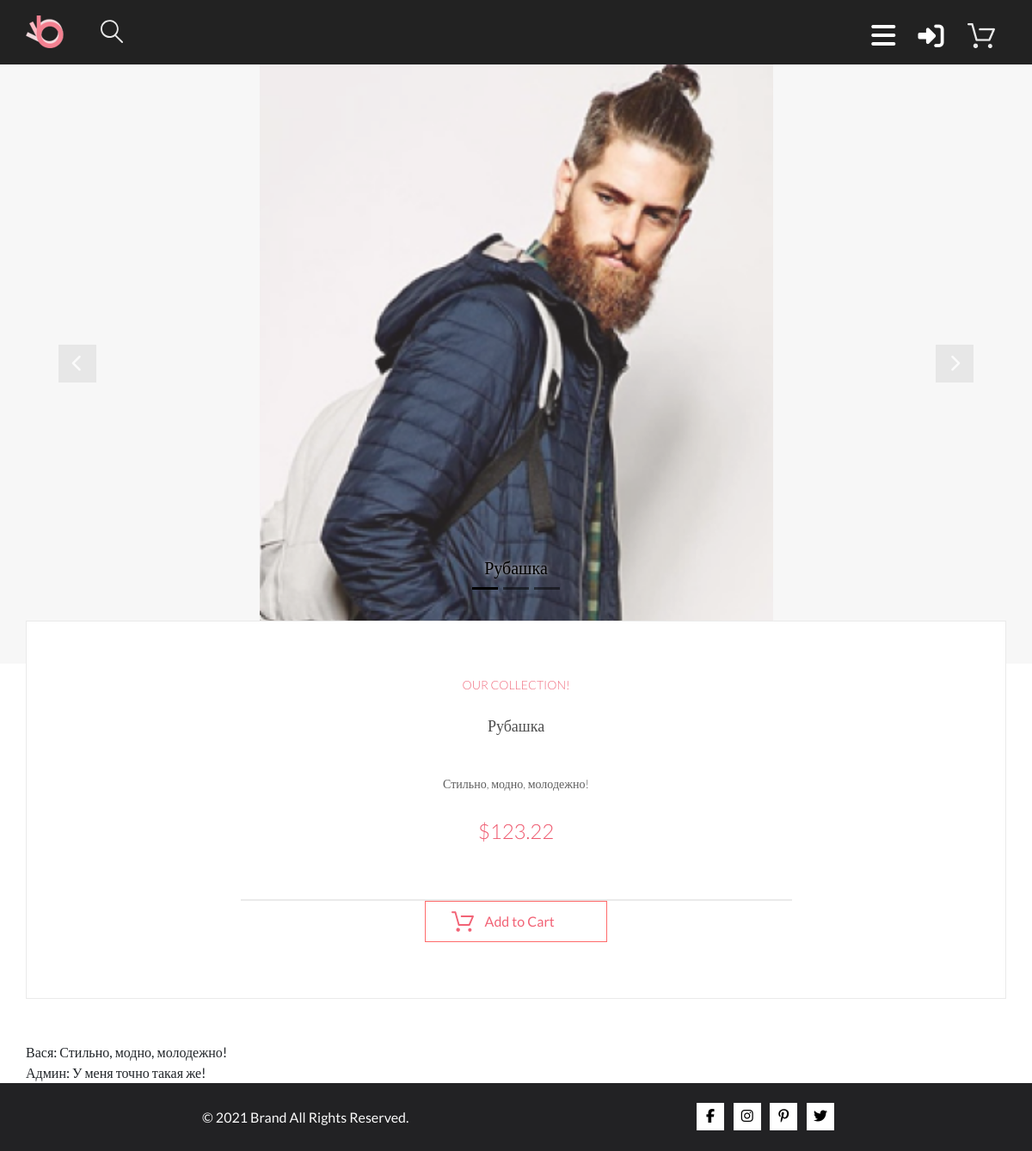
Screenshot of /product.php?id=1 with the database file from the repository.
### tables this page shows
CREATE TABLE `products` (
  `id` int(11) NOT NULL AUTO_INCREMENT,
  `img` varchar(255) NOT NULL,
  `title` varchar(255) NOT NULL,
  `description` mediumtext NOT NULL,
  `price` decimal(10,2) NOT NULL,
  PRIMARY KEY (`id`)
);

CREATE TABLE `comments` (
  `id` int(11) NOT NULL AUTO_INCREMENT,
  `name` varchar(255) NOT NULL,
  `text` tinytext NOT NULL,
  `product_id` int(11) NOT NULL,
  PRIMARY KEY (`id`),
  KEY `id_prod_from_prod_tbl_idx` (`product_id`),
  CONSTRAINT `id_prod_from_prod_tbl` FOREIGN KEY (`product_id`) REFERENCES `products` (`id`)
);

### product.php (the view, shortened to what this page needs)
<?php
$db = getDb();
$id = (int)$_GET['id'];
$productEntity = mysqli_query($db, "SELECT * FROM products where products.id = {$id}");
$feedbacks = mysqli_query($db, "SELECT * FROM comments where product_id = {$id}");
$product = ($productEntity) ? mysqli_fetch_assoc($productEntity) : null;
?>
<!doctype html>
<html lang="en">
<head>
    <link href="https://cdn.jsdelivr.net/npm/bootstrap@5.0.0-beta1/dist/css/bootstrap.min.css" rel="stylesheet">
    <link rel="stylesheet" href="style.css">
</head>
<body>
<div class="container">
    <header>
        <?php include 'templates/header.php' ?>
    </header>
    <section class="top__">
        <div id="carouselExampleDark" class="carousel carousel-dark slide" data-bs-ride="carousel">
            <ol class="carousel-indicators">
                <li data-bs-target="#carouselExampleDark" data-bs-slide-to="0" class="active"></li>
                <li data-bs-target="#carouselExampleDark" data-bs-slide-to="1"></li>
                <li data-bs-target="#carouselExampleDark" data-bs-slide-to="2"></li>
            </ol>
            <div class="carousel-inner">
                <div class="carousel-item active" data-bs-interval="10000">
                    <div class="carousel__item d-flex justify-content-center">
                        <img src="<?= SRC . $product['img'] ?>" class="d-block w-100" alt="...">
                        <div class="carousel-caption d-md-block">
                            <h5><?= $product['title'] ?></h5>
                        </div>
                    </div>
                </div>
            </div>
            <a class="carousel-control-prev" href="#carouselExampleDark" role="button" data-bs-slide="prev">
                <div class="arrow_left">
                    <i class="fas fa-chevron-left chevron"></i>
                </div>
            </a>
            <a class="carousel-control-next" href="#carouselExampleDark" role="button" data-bs-slide="next">
                <div class="arrow_right">
                    <i class="fas fa-chevron-right chevron"></i>
                </div>
            </a>
        </div>
    </section>
    <section class="custom_prod">
        <?php if ($product != null): ?>
            <div class="wrapper">
                <div class="custom_prod_desc">
                    <h5>OUR COLLECTION!</h5>
                    <h4><?= $product['title'] ?></h4>
                    <p class="custom_prod_desc_p"><?= $product['description'] ?> </p>
                    <p class="custom_prod_desc_price">$<?= $product['price'] ?></p>
                    <div class="delimeter"></div>
                    <div class="order__button">
                        <a href="?action=buy&id=<?= $product['id'] ?>">
                            <div class="add_to_card_block_prod_page">
                                <p class="order__button_p">Add to Cart</p>
                            </div>
                        </a>
                    </div>
                </div>
                <?php foreach ($feedbacks as $feedback) : ?>
                    <div class="feedback">
                        <p><?= $feedback['name'] ?>: <span><?= $feedback['text'] ?></span></p>
                    </div>
                <?php endforeach; ?>
            </div>
        <?php endif; ?>
    </section>
    <footer>
        <?php include 'templates/footer.php' ?>
    </footer>
</div>
</body>
</html>

### style.css (style rules this page uses)
* { margin: 0; padding: 0; -webkit-box-sizing: border-box; box-sizing: border-box; }
p { margin-bottom: 0; }
h1, h2, h3, h4, h5 { margin-bottom: 0; }
a, a:hover { text-decoration: none; color: inherit; }
body { margin: 0 auto; font-family: Lato, serif; font-style: normal; font-weight: normal; overflow: overlay; }
.container { max-width: 1600px; width: 100%; margin: 0 auto; padding: 0; }
header { position: relative; height: 75px; background: #222222; }
footer { height: 79px; background: #222224; display: -webkit-box; display: -ms-flexbox; display: flex; -webkit-box-orient: horizontal; -webkit-box-direction: normal; -ms-flex-direction: row; flex-direction: row; -ms-flex-pack: distribute; justify-content: space-around; -webkit-box-align: center; -ms-flex-align: center; align-items: center; -webkit-box-sizing: border-box; box-sizing: border-box; }
.carousel { display: -webkit-box; display: -ms-flexbox; display: flex; -webkit-box-pack: center; -ms-flex-pack: center; justify-content: center; width: 100%; background: #F7F7F7; }
.carousel-caption { color: black; bottom: 5rem; text-shadow: 0 0 0.3em #F7F7F7; }
.carousel-indicators { color: black; bottom: 60px; }
.carousel-indicators li { background-color: black; }
.carousel-inner { position: relative; width: 100%; max-width: 597px; overflow: hidden; }
.arrow_left, .arrow_right { display: -webkit-box; display: -ms-flexbox; display: flex; -webkit-box-align: center; -ms-flex-align: center; align-items: center; -webkit-box-pack: center; -ms-flex-pack: center; justify-content: center; width: 44px; height: 44px; background: rgba(42, 42, 42, 0.15); }
.chevron { font-size: 20px; }
.carousel-control-next, .carousel-control-prev { z-index: auto; }
.custom_prod .wrapper { padding: 0 calc(50% - 570px); height: auto; background: #FFFFFF; position: relative; }
.custom_prod_desc { margin: 0 auto; display: -webkit-box; display: -ms-flexbox; display: flex; -webkit-box-orient: vertical; -webkit-box-direction: normal; -ms-flex-direction: column; flex-direction: column; -webkit-box-align: center; -ms-flex-align: center; align-items: center; -webkit-box-pack: justify; -ms-flex-pack: justify; justify-content: space-between; width: 100%; height: 100%; z-index: 2; position: relative; border: 1px solid #EAEAEA; background: #FFFFFF; top: -50px; padding: 65px 8px; }
.custom_prod_desc_p { max-width: 570px; width: 100%; font-weight: 300; font-size: 14px; line-height: 17px; text-align: center; color: #5E5E5E; padding-bottom: 32px; }
.custom_prod_desc h4 { font-weight: 300; font-size: 18px; line-height: 22px; color: #4D4D4D; padding-bottom: 48px; }
.custom_prod_desc h5 { font-weight: 300; font-size: 14px; line-height: 17px; color: #F16D7F; position: relative; padding-bottom: 28px; }
.custom_prod_desc_price { font-weight: 300; font-size: 24px; line-height: 29px; color: #EF5B70; position: relative; padding-bottom: 65px; }
.delimeter { border-bottom: 2px solid #EAEAEA; max-width: 641px; width: 100%; padding: 0 8px; }
.order__button { display: -webkit-box; display: -ms-flexbox; display: flex; -webkit-box-pack: justify; -ms-flex-pack: justify; justify-content: space-between; -webkit-box-align: center; -ms-flex-align: center; align-items: center; width: 212px; height: 48px; border: 1px solid #FF6A6A; -webkit-transition: all 0.7s; -o-transition: all 0.7s; transition: all 0.7s; }
.order__button_p { font-size: 16px; line-height: 19px; color: #F26376; }
.add_to_card_block_prod_page { width: 212px; height: 47px; display: -webkit-box; display: -ms-flexbox; display: flex; -ms-flex-pack: distribute; justify-content: space-around; -webkit-box-align: center; -ms-flex-align: center; align-items: center; padding-left: 24px; padding-right: 56px; }
.order__button a { font-size: 16px; line-height: 19px; color: #F26376; }
.cart_img { fill: #F26376; }

### rows the page displays
products: img (picture), title "Рубашка", description "Стильно, модно, молодежно!", price "123.22"
comments: name "Вася", text "Стильно, модно, молодежно!"
comments: name "Админ", text "У меня точно такая же!"
